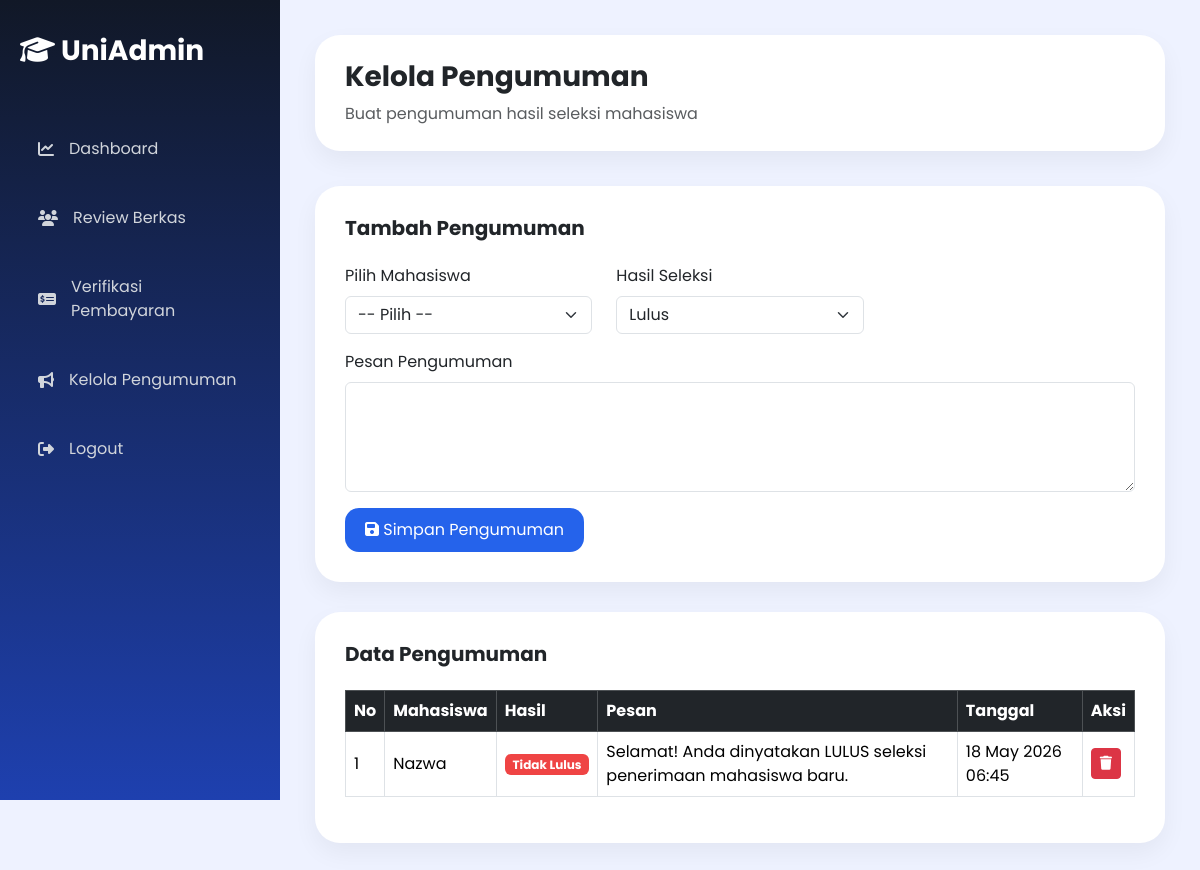
Screenshot of /admin/pengumuman.php (signed in) with the database file from the repository.
### tables this page shows
CREATE TABLE `pengumuman` (
  `id` int(11) NOT NULL,
  `pendaftar_id` int(11) NOT NULL,
  `hasil` enum('diterima','ditolak') NOT NULL,
  `pesan` text DEFAULT NULL,
  `dipublikasikan_pada` timestamp NOT NULL DEFAULT current_timestamp()
);

CREATE TABLE `pendaftar` (
  `id` int(11) NOT NULL,
  `user_id` int(11) NOT NULL,
  `nomor_pendaftaran` varchar(50) NOT NULL,
  `nama_lengkap` varchar(100) NOT NULL,
  `tanggal_lahir` date NOT NULL,
  `alamat` text NOT NULL,
  `no_hp` varchar(20) NOT NULL,
  `jurusan` varchar(100) NOT NULL,
  `asal_sekolah` varchar(100) NOT NULL,
  `status` enum('pending','review','diterima','ditolak','revisi','daftar_ulang') DEFAULT 'pending',
  `dibuat_pada` timestamp NOT NULL DEFAULT current_timestamp()
);

### admin/pengumuman.php (the view, shortened to what this page needs)
<?php
include '../config/koneksi.php';
$data_pengumuman = mysqli_query($conn,"
    SELECT pengumuman.*,
           pendaftar.nama_lengkap
    FROM pengumuman
    LEFT JOIN pendaftar
    ON pengumuman.pendaftar_id = pendaftar.id
    ORDER BY pengumuman.id DESC
");
?>
<!DOCTYPE html>
<html lang="id">
<head>
<link href="https://cdn.jsdelivr.net/npm/bootstrap@5.3.3/dist/css/bootstrap.min.css"
      rel="stylesheet">
<link rel="stylesheet"
      href="https://cdnjs.cloudflare.com/ajax/libs/font-awesome/6.5.2/css/all.min.css">
</head>
<body>
<div class="sidebar">
    <div class="logo">
        <i class="fa-solid fa-graduation-cap"></i>
        UniAdmin
    </div>
    <a href="dashboard.php">
        <i class="fa-solid fa-chart-line"></i>
        Dashboard
    </a>
    <a href="manage_pendaftar.php">
        <i class="fa-solid fa-users"></i>
        Review Berkas
    </a>
    <a href="pembayaran.php">
        <i class="fa-solid fa-money-check-dollar"></i>
        Verifikasi Pembayaran
    </a>
    <a href="pengumuman.php">
        <i class="fa-solid fa-bullhorn"></i>
        Kelola Pengumuman
    </a>
    <a href="logout.php">
        <i class="fa-solid fa-right-from-bracket"></i>
        Logout
    </a>
</div>
<div class="main">
    <div class="topbar">
        <h3>
            Kelola Pengumuman
        </h3>
        <p class="text-muted mb-0">
            Buat pengumuman hasil seleksi mahasiswa
        </p>
    </div>
    <div class="card-box">
        <h5 class="fw-bold mb-4">
            Tambah Pengumuman
        </h5>
        <form method="POST">
            <div class="row">
                <div class="col-md-4 mb-3">
                    <label class="form-label">
                        Pilih Mahasiswa
                    </label>
                    <select name="pendaftar_id"
                            class="form-select"
                            required>
                        <option value="">
                            -- Pilih --
                        </option>
                    </select>
                </div>
                <div class="col-md-4 mb-3">
                    <label class="form-label">
                        Hasil Seleksi
                    </label>
                    <select name="hasil"
                            class="form-select"
                            required>
                        <option value="Lulus">
                            Lulus
                        </option>
                    </select>
                </div>
            </div>
            <div class="mb-3">
                <label class="form-label">
                    Pesan Pengumuman
                </label>
                <textarea name="pesan"
                          rows="4"
                          class="form-control"
                          required></textarea>
            </div>
            <button type="submit"
                    name="simpan"
                    class="btn btn-modern btn-blue">
                <i class="fa-solid fa-floppy-disk"></i>
                Simpan Pengumuman
            </button>
        </form>
    </div>
    <div class="card-box">
        <h5 class="fw-bold mb-4">
            Data Pengumuman
        </h5>
        <div class="table-responsive">
            <table class="table table-bordered table-hover">
                <thead class="table-dark">
                    <tr>
                        <th>No</th>
                        <th>Mahasiswa</th>
                        <th>Hasil</th>
                        <th>Pesan</th>
                        <th>Tanggal</th>
                        <th>Aksi</th>
                    </tr>
                </thead>
                <tbody>
                    <?php
                    $no = 1;
                    while($d = mysqli_fetch_array($data_pengumuman)){
                    ?>
                    <tr>
                        <td>
                            <?php echo $no++; ?>
                        </td>
                        <td>
                            <?php echo $d['nama_lengkap']; ?>
                        </td>
                        <td>
                            <?php
                            if($d['hasil'] == 'Lulus'){
                            ?>
                                <span class="badge badge-lulus">
                                    Lulus
                                </span>
                            <?php } else { ?>
                                <span class="badge badge-gagal">
                                    Tidak Lulus
                                </span>
                            <?php } ?>
                        </td>
                        <td>
                            <?php echo $d['pesan']; ?>
                        </td>
                        <td>
                            <?php
                            echo date(
                                'd M Y H:i',
                                strtotime($d['dipublikasikan_pada'])
                            );
                            ?>
                        </td>
                        <td>
                            <a href="?hapus=<?php echo $d['id']; ?>"
                               class="btn btn-danger btn-sm"
                               onclick="return confirm('Hapus pengumuman?')">
                               <i class="fa-solid fa-trash"></i>
                            </a>
                        </td>
                    </tr>
                    <?php } ?>
                </tbody>
            </table>
        </div>
    </div>
</div>
</body>
</html>

### admin/pengumuman.php (style rules this page uses)
* { font-family:'Poppins',sans-serif; }
body { background:#eef2ff; }
.sidebar { width:280px; height:100vh; position:fixed; left:0; top:0; background:linear-gradient(180deg,#111827,#1e40af); padding:30px 20px; }
.logo { color:white; font-size:28px; font-weight:700; margin-bottom:50px; }
.sidebar a { display:flex; align-items:center; gap:15px; text-decoration:none; color:#d1d5db; padding:15px 18px; border-radius:18px; margin-bottom:15px; transition:0.3s; }
.main { margin-left:280px; padding:35px; }
.topbar { background:white; padding:25px 30px; border-radius:25px; box-shadow:0 10px 25px rgba(0,0,0,0.05); margin-bottom:35px; }
.topbar h3 { font-weight:700; }
.card-box { background:white; border-radius:25px; padding:30px; box-shadow:0 10px 25px rgba(0,0,0,0.05); margin-bottom:30px; }
.btn-modern { border:none; border-radius:14px; padding:10px 20px; color:white; }
.btn-blue { background:#2563eb; }
.table { vertical-align:middle; }
.badge-gagal { background:#ef4444; }

### rows the page displays
pengumuman: pendaftar.nama_lengkap "Nazwa", hasil "Tidak Lulus", pesan "Selamat! Anda dinyatakan LULUS seleksi penerimaan mahasiswa baru.", dipublikasikan_pada "18 May 2026 06:45"
